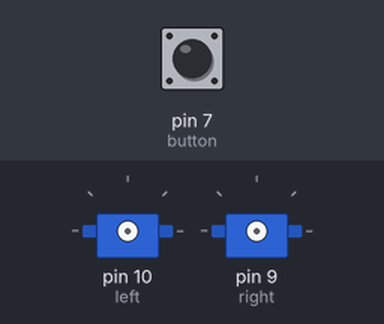
A sketch run on a simulated Arduino Uno, built with avr-gcc and run on an emulated ATmega328P. Parts: 2 × servo. Inputs (shaded band) come from the test bench; at power-on: pin 7 (button) LOW.

Above: at 1.2 s.
1.3 s: pin 7 (button) pulled HIGH for 0.15 s
At 2.5 s:
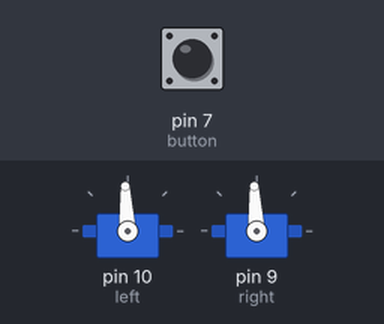
2.9 s: pin 7 (button) pulled HIGH for 3.2 s
At 4.2 s:
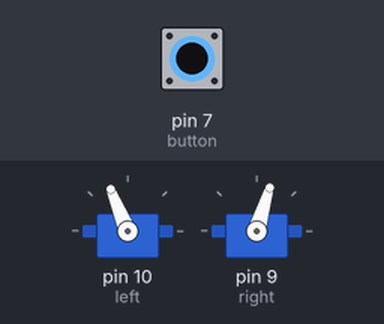
Timing chart, 0 to 7.6 s (numbered marks = the images above; inputs shaded):
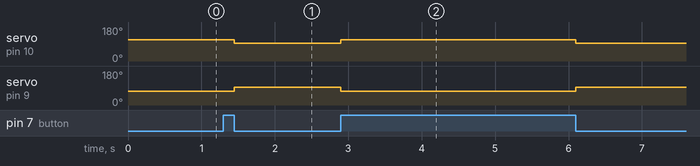

The sketch:

User_Program3_3.ino
```cpp
/*Software 1073 Arduino BoeBots
User Program
Method stubs are pre-made. add your own code to complete the challenge!

Program Task: have the robot drive when the button is pressed
Feel free to view the example program within the same folder if you need help!
*/
#include <Servo.h>

int button = 7;
int t = 4000;
int forward = 1700;
int stahp = 1500;
Servo right;
Servo left;

void setup(){

}

void loop(){
  int bv = digitalRead(button);
    if(bv == 1){
        left.attach(10);
        right.attach(9);
        left.writeMicroseconds(forward);
        right.writeMicroseconds(1300);
    }
    else{
         left.writeMicroseconds(stahp);
         right.writeMicroseconds(stahp);
    }


}
```

Measured:
- after the input at 1.3 s, servo on pin 10 (left): 112° → 93° after 0.15 s; servo on pin 9 (right): 73° → 93° after 0.15 s
- after the input at 2.9 s, servo on pin 10 (left): 93° → 112° at once, → 93° 3.2 s later; servo on pin 9 (right): 93° → 73° at once, → 93° 3.2 s later
